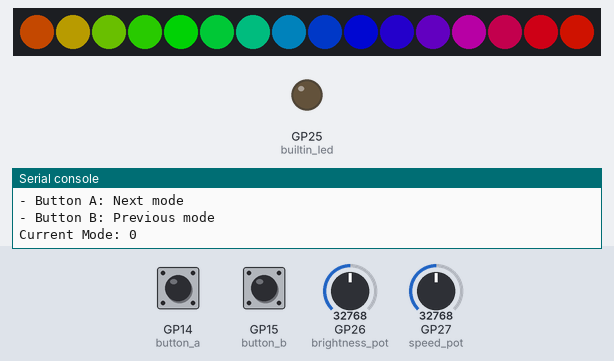
The program below on a simulated Raspberry Pi Pico running MicroPython. Parts: 16 RGB LEDs in strip order, left to right, output pins drawn as LEDs (lit = HIGH), the last lines printed to the serial console. The test bench sets the inputs (shaded band); at power-on: GP14 (button_a) HIGH, GP26 (brightness_pot) = 32768, GP15 (button_b) HIGH, GP27 (speed_pot) = 32768 (analog values on the 0–65535 scale). Dim RGB values are drawn brighter than linear; random numbers come from a fixed seed.

Above: at 1.25 s.
1.3 s: GP14 (button_a) pulled LOW for 0.15 s
At 1.9 s:
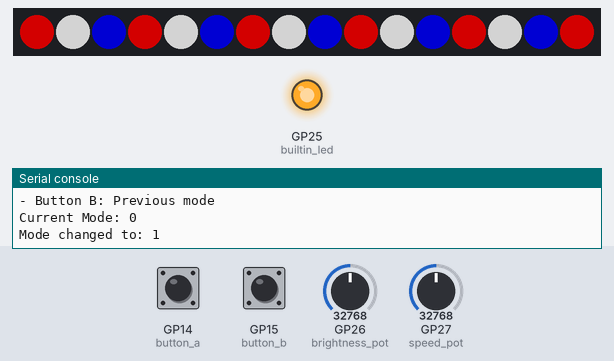
3.6 s: GP26 (brightness_pot) set to 0
At 4.8 s:
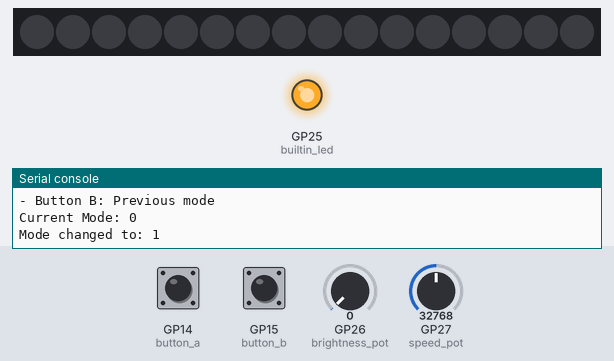
5.1 s: GP15 (button_b) pulled LOW for 0.15 s
At 5.4 s:
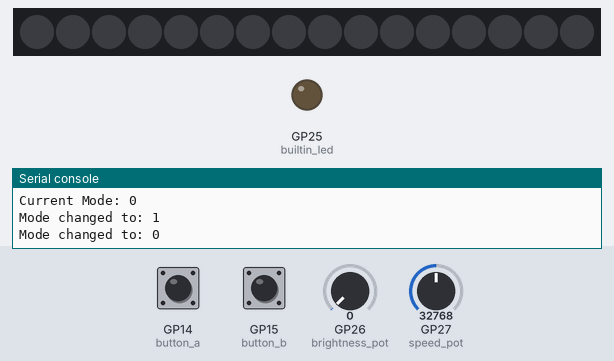
6.7 s: GP26 (brightness_pot) set to 7864
At 6.71 s:
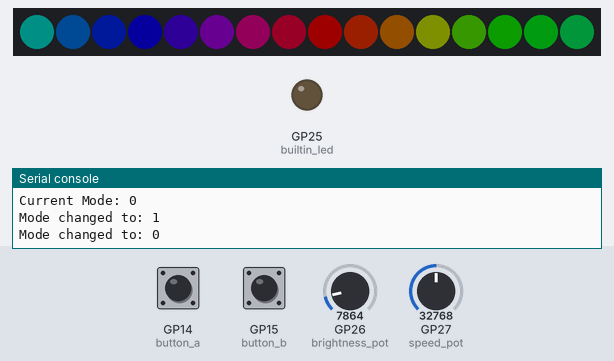
8.3 s: GP15 (button_b) pulled LOW for 1 s
At 9.87 s:
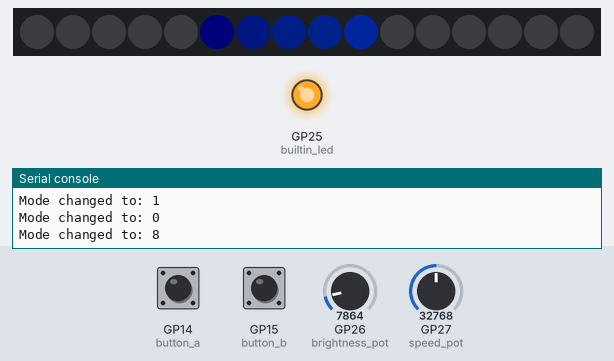
9.9 s: GP15 (button_b) pulled LOW for 0.15 s
At 9.99 s:
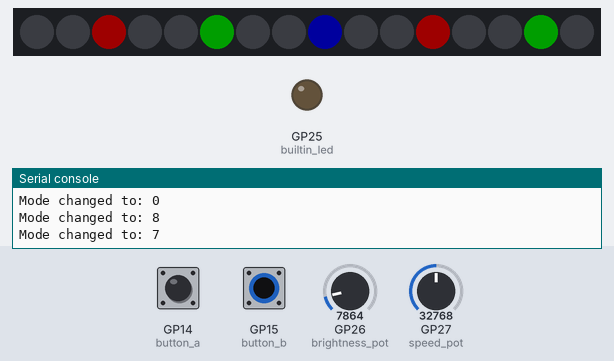
Timing chart, 0 to 11.6 s (numbered marks = the images above; inputs shaded):
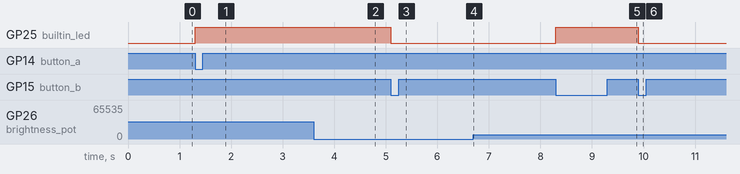

Measured:
- after the input at 1.3 s, GP25 (builtin_led): LOW → HIGH at once
- after the input at 5.1 s, GP25 (builtin_led): HIGH → LOW at once
- after the input at 6.7 s, the LEDs: change at once (image 4)
- after the input at 8.3 s, GP25 (builtin_led): LOW → HIGH at once
- after the input at 9.9 s, GP25 (builtin_led): HIGH → LOW at once
- what the display in image 1 shows lasts 0.5 s, from 1.6 s to 2.1 s

The program:

main.py
```python
from neopixel import NeoPixel
from machine import ADC, Pin
from utime import sleep, ticks_ms
import config
import random

# Pin definitions
NEOPIXEL_PIN = 0
NUMBER_PIXELS = 16
BUTTON_PIN_A = 14  # Button to go to next mode
BUTTON_PIN_B = 15  # Button to go to previous mode

# Initialize NeoPixels
strip = NeoPixel(Pin(NEOPIXEL_PIN), NUMBER_PIXELS)

# Initialize potentiometers
brightness_pot = ADC(config.POT_1_PIN)  # First potentiometer for brightness
speed_pot = ADC(config.POT_2_PIN)       # Second potentiometer for speed

# Initialize buttons with pull-up resistors
button_a = Pin(BUTTON_PIN_A, Pin.IN, Pin.PULL_UP)
button_b = Pin(BUTTON_PIN_B, Pin.IN, Pin.PULL_UP)

# Set up the built-in LED for visual feedback on button presses
builtin_led = Pin(25, Pin.OUT)

# Global variables for button control
current_mode = 0
MAX_MODES = 9  # Total number of modes (0-8)
last_time = 0  # Used for debouncing
button_change = False  # Flag to indicate mode change

def wheel(pos):
    """
    Input a value 0 to 255 to get a color value.
    The colors are a transition r - g - b - back to r.
    """
    if pos < 0 or pos > 255:
        return (0, 0, 0)
    if pos < 85:
        return (255 - pos * 3, pos * 3, 0)
    if pos < 170:
        pos -= 85
        return (0, 255 - pos * 3, pos * 3)
    pos -= 170
    return (pos * 3, 0, 255 - pos * 3)

def adjust_brightness(color, brightness_factor):
    """
    Adjust RGB color brightness by multiplying each component by brightness_factor (0.0-1.0)
    """
    r, g, b = color
    r = int(r * brightness_factor)
    g = int(g * brightness_factor)
    b = int(b * brightness_factor)
    return (r, g, b)

# Button callback function for mode changes
def button_callback(pin):
    global current_mode, last_time, button_change
    new_time = ticks_ms()
    # Debounce - if it has been more that 1/5 of a second since the last event
    if (new_time - last_time) > 200:
        if pin == button_a:
            # Increment mode
            current_mode = (current_mode + 1) % MAX_MODES
        else:
            # Decrement mode (with wrap-around)
            current_mode = (current_mode - 1) % MAX_MODES

        last_time = new_time
        button_change = True
        builtin_led.toggle()  # Toggle LED for visual feedback
        print(f"Mode changed to: {current_mode}")

# Register button interrupt handlers
button_a.irq(trigger=Pin.IRQ_FALLING, handler=lambda p: button_callback(button_a))
button_b.irq(trigger=Pin.IRQ_FALLING, handler=lambda p: button_callback(button_b))

# Mode 0: Rainbow colors (original mode)
def mode_rainbow(position, brightness_factor):
    for i in range(NUMBER_PIXELS):
        color_pos = (position + i * (256 // NUMBER_PIXELS)) % 256
        base_color = wheel(color_pos)
        strip[i] = adjust_brightness(base_color, brightness_factor)

# Mode 1: Red, white, and blue spinning
def mode_rwb(position, brightness_factor):
    colors = [(255, 0, 0), (255, 255, 255), (0, 0, 255)]  # Red, White, Blue
    for i in range(NUMBER_PIXELS):
        color_index = (position//10 + i) % 3
        strip[i] = adjust_brightness(colors[color_index], brightness_factor)

# Mode 2: Red and green spinning
def mode_red_green(position, brightness_factor):
    colors = [(255, 0, 0), (0, 255, 0)]  # Red, Green
    for i in range(NUMBER_PIXELS):
        color_index = (position//10 + i) % 2
        strip[i] = adjust_brightness(colors[color_index], brightness_factor)

# Mode 3: Green and white spinning
def mode_green_white(position, brightness_factor):
    colors = [(0, 255, 0), (255, 255, 255)]  # Green, White
    for i in range(NUMBER_PIXELS):
        color_index = (position//10 + i) % 2
        strip[i] = adjust_brightness(colors[color_index], brightness_factor)

# Mode 4: Purple and green spinning
def mode_purple_green(position, brightness_factor):
    colors = [(160, 32, 240), (0, 255, 0)]  # Purple, Green
    for i in range(NUMBER_PIXELS):
        color_index = (position//10 + i) % 2
        strip[i] = adjust_brightness(colors[color_index], brightness_factor)

# Mode 5: Random colors for each pixel
def mode_random(position, brightness_factor):
    # Only update colors occasionally based on position to avoid constant flickering
    if position % 5 == 0:
        for i in range(NUMBER_PIXELS):
            r = random.randint(0, 255)
            g = random.randint(0, 255)
            b = random.randint(0, 255)
            strip[i] = adjust_brightness((r, g, b), brightness_factor)

# Mode 6: Yellow and orange candle flickering
def mode_candle(position, brightness_factor):
    base_colors = [(255, 180, 0), (255, 100, 0)]  # Yellow, Orange

    for i in range(NUMBER_PIXELS):
        # Alternate base colors
        base_color = base_colors[i % 2]

        # Add random flickering
        flicker = random.uniform(0.7, 1.0)
        r = int(base_color[0] * flicker)
        g = int(base_color[1] * flicker)
        b = int(base_color[2] * flicker)

        strip[i] = adjust_brightness((r, g, b), brightness_factor)

# Mode 7: Theater chase of red, green, and blue
def mode_theater_chase(position, brightness_factor):
    colors = [(255, 0, 0), (0, 255, 0), (0, 0, 255)]  # Red, Green, Blue

    chase_pos = position % 3
    for i in range(NUMBER_PIXELS):
        if i % 3 == chase_pos:
            color_index = (i // 3) % 3
            strip[i] = adjust_brightness(colors[color_index], brightness_factor)
        else:
            strip[i] = (0, 0, 0)  # Off

# Mode 8: Blue comet tail
def mode_comet(position, brightness_factor):
    # Clear all pixels
    for i in range(NUMBER_PIXELS):
        strip[i] = (0, 0, 0)

    # Calculate comet head position
    head_pos = position % NUMBER_PIXELS

    # Set comet head (brightest)
    strip[head_pos] = adjust_brightness((0, 64, 255), brightness_factor)

    # Set comet tail (fading)
    for i in range(1, 5):  # Tail length of 4 pixels
        tail_pos = (head_pos - i) % NUMBER_PIXELS
        tail_brightness = (5-i) / 5.0  # Fade from 4/5 to 1/5 brightness
        strip[tail_pos] = adjust_brightness((0, 32, 128), brightness_factor * tail_brightness)

# Main function to handle all modes
def update_display(mode, position, brightness_factor):
    if mode == 0:
        mode_rainbow(position, brightness_factor)
    elif mode == 1:
        mode_rwb(position, brightness_factor)
    elif mode == 2:
        mode_red_green(position, brightness_factor)
    elif mode == 3:
        mode_green_white(position, brightness_factor)
    elif mode == 4:
        mode_purple_green(position, brightness_factor)
    elif mode == 5:
        mode_random(position, brightness_factor)
    elif mode == 6:
        mode_candle(position, brightness_factor)
    elif mode == 7:
        mode_theater_chase(position, brightness_factor)
    elif mode == 8:
        mode_comet(position, brightness_factor)

# Set initial position
position = 0

print('Multimode NeoPixel control started.')
print('- Pot 1: Brightness')
print('- Pot 2: Speed')
print('- Button A: Next mode')
print('- Button B: Previous mode')
print(f'Current Mode: {current_mode}')

while True:
    # Read potentiometer values (0-65535)
    brightness_value = brightness_pot.read_u16()
    speed_value = speed_pot.read_u16()

    # Convert brightness to a factor between 0.0 and 1.0
    brightness_factor = brightness_value / 65535.0

    # Convert speed to a delay between 0.001 (fast) and 0.1 (slow) seconds
    # Invert the relationship so turning clockwise increases speed
    speed_delay = 0.1 - ((speed_value / 65535.0) * 0.099)

    # Update display based on current mode
    update_display(current_mode, position, brightness_factor)

    # Update the strip
    strip.write()

    # Increment position for animation effects
    position = (position + 1) % 256

    # Reset button change flag
    if button_change:
        button_change = False

    # Pause based on speed potentiometer
    sleep(speed_delay)
```

config.py
```python
# Hardware configuration file for a NeoPixel ring project box

NEOPIXEL_PIN = 0
NUMBER_PIXELS = 16

POT_1_PIN = 26
POT_2_PIN = 27

BUTTON_1_PIN = 14
BUTTON_2_PIN = 15
```
